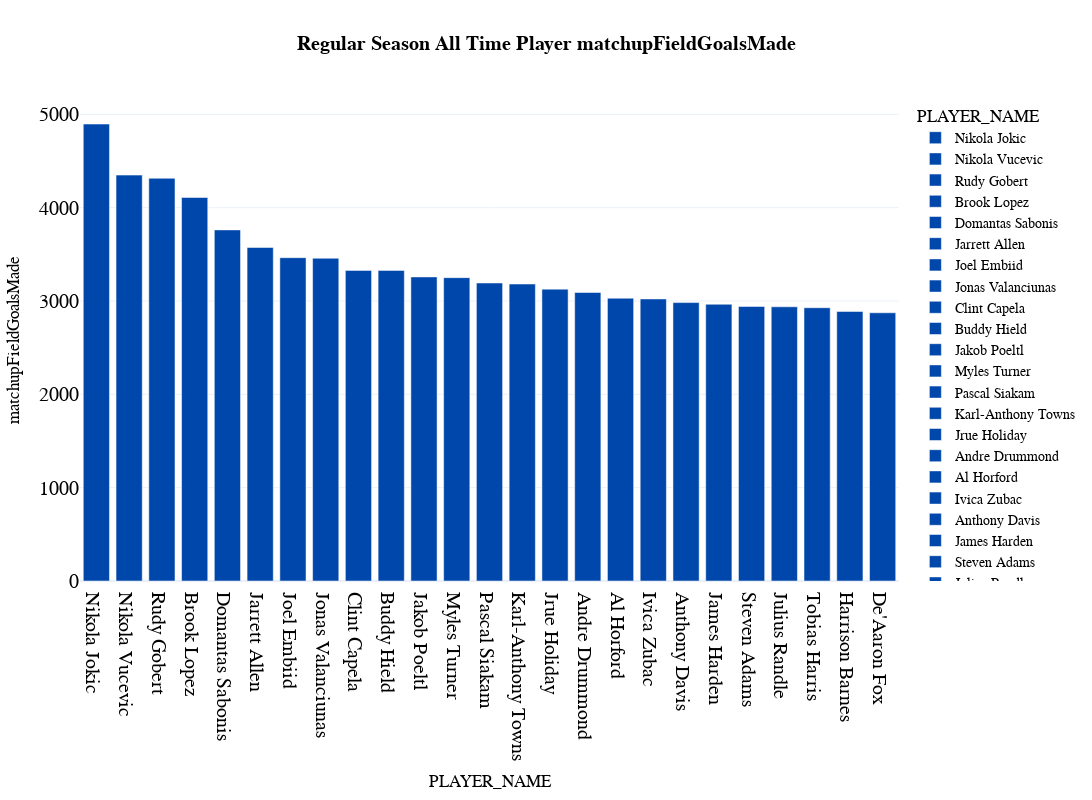

The code cell stored with this chart in its notebook:
### Code cell
fig_bar = px.bar(
  df_totals.sort_values(by=sort_category, ascending=False).head(25),
  x='PLAYER_NAME', 
  y=sort_category,
  color='PLAYER_NAME',
  color_discrete_sequence=px.colors.qualitative.G10,
  title="<b>{} All Time Player {}</b>".format(types,sort_category),
  template="plotly_white",
  hover_data=['blocks', 'defensiveRebounds', 'matchupAssists',
       'matchupFieldGoalPercentage', 'matchupFieldGoalsAttempted',
       'matchupFieldGoalsMade',
       'matchupThreePointerPercentage', 'matchupThreePointersAttempted',
       'matchupThreePointersMade', 'matchupTurnovers',
       'playerPoints', 'steals', 'switchesOn'], 
  height=800, 
  width=1200,
  )

fig_bar.update_layout(
    title_x=0.5,
    hoverlabel=dict(
        bgcolor="white",
        font_size=16,
        font_family="PT Sans Narrow"
    ),
    yaxis = dict(tickfont = dict(size=20)),
    xaxis = dict(tickfont = dict(size=20)),
    font=dict(
        family="PT Sans Narrow",
        size=14,
        color="Black"
    ),
    title_font_family="PT Sans Narrow"
)
fig_bar.update_traces(marker_color='#0047ab')
fig_bar

### Figure 1 — Plotly figure (JSON) as saved in the notebook; plotly's stock layout.template omitted (floating-point values rounded to 4 significant figures)
{"data": [{"alignmentgroup": "True", "customdata": [[384, 4572, 2474, 0.4942, 9906, 0.3639, 2212, 805, 1270, 11308, 678, 0]], "hovertemplate": "PLAYER_NAME=%{x}<br>matchupFieldGoalsMade=%{y}<br>blocks=%{customdata[0]}<br>defensiveRebounds=%{customdata[1]}<br>matchupAssists=%{customdata[2]}<br>matchupFieldGoalPercentage=%{customdata[3]}<br>matchupFieldGoalsAttempted=%{customdata[4]}<br>matchupThreePointerPercentage=%{customdata[5]}<br>matchupThreePointersAttempted=%{customdata[6]}<br>matchupThreePointersMade=%{customdata[7]}<br>matchupTurnovers=%{customdata[8]}<br>playerPoints=%{customdata[9]}<br>steals=%{customdata[10]}<br>switchesOn=%{customdata[11]}<extra></extra>", "legendgroup": "Nikola Jokic", "marker": {"color": "#0047ab", "pattern": {"shape": ""}}, "name": "Nikola Jokic", "offsetgroup": "Nikola Jokic", "orientation": "v", "showlegend": true, "textposition": "auto", "type": "bar", "x": ["Nikola Jokic"], "xaxis": "x", "y": [4896], "yaxis": "y"}, {"alignmentgroup": "True", "customdata": [[430, 4326, 2294, 0.4958, 8771, 0.3705, 1846, 684, 1128, 10193, 433, 0]], "hovertemplate": "PLAYER_NAME=%{x}<br>matchupFieldGoalsMade=%{y}<br>blocks=%{customdata[0]}<br>defensiveRebounds=%{customdata[1]}<br>matchupAssists=%{customdata[2]}<br>matchupFieldGoalPercentage=%{customdata[3]}<br>matchupFieldGoalsAttempted=%{customdata[4]}<br>matchupThreePointerPercentage=%{customdata[5]}<br>matchupThreePointersAttempted=%{customdata[6]}<br>matchupThreePointersMade=%{customdata[7]}<br>matchupTurnovers=%{customdata[8]}<br>playerPoints=%{customdata[9]}<br>steals=%{customdata[10]}<br>switchesOn=%{customdata[11]}<extra></extra>", "legendgroup": "Nikola Vucevic", "marker": {"color": "#0047ab", "pattern": {"shape": ""}}, "name": "Nikola Vucevic", "offsetgroup": "Nikola Vucevic", "orientation": "v", "showlegend": true, "textposition": "auto", "type": "bar", "x": ["Nikola Vucevic"], "xaxis": "x", "y": [4349], "yaxis": "y"}, {"alignmentgroup": "True", "customdata": [[1030, 4562, 2011, 0.4334, 9956, 0.3371, 2097, 707, 1142, 10107, 351, 0]], "hovertemplate": "PLAYER_NAME=%{x}<br>matchupFieldGoalsMade=%{y}<br>blocks=%{customdata[0]}<br>defensiveRebounds=%{customdata[1]}<br>matchupAssists=%{customdata[2]}<br>matchupFieldGoalPercentage=%{customdata[3]}<br>matchupFieldGoalsAttempted=%{customdata[4]}<br>matchupThreePointerPercentage=%{customdata[5]}<br>matchupThreePointersAttempted=%{customdata[6]}<br>matchupThreePointersMade=%{customdata[7]}<br>matchupTurnovers=%{customdata[8]}<br>playerPoints=%{customdata[9]}<br>steals=%{customdata[10]}<br>switchesOn=%{customdata[11]}<extra></extra>", "legendgroup": "Rudy Gobert", "marker": {"color": "#0047ab", "pattern": {"shape": ""}}, "name": "Rudy Gobert", "offsetgroup": "Rudy Gobert", "orientation": "v", "showlegend": true, "textposition": "auto", "type": "bar", "x": ["Rudy Gobert"], "xaxis": "x", "y": [4315], "yaxis": "y"}, {"alignmentgroup": "True", "customdata": [[938, 1767, 1936, 0.4517, 9096, 0.3743, 2172, 813, 886, 9716, 255, 0]], "hovertemplate": "PLAYER_NAME=%{x}<br>matchupFieldGoalsMade=%{y}<br>blocks=%{customdata[0]}<br>defensiveRebounds=%{customdata[1]}<br>matchupAssists=%{customdata[2]}<br>matchupFieldGoalPercentage=%{customdata[3]}<br>matchupFieldGoalsAttempted=%{customdata[4]}<br>matchupThreePointerPercentage=%{customdata[5]}<br>matchupThreePointersAttempted=%{customdata[6]}<br>matchupThreePointersMade=%{customdata[7]}<br>matchupTurnovers=%{customdata[8]}<br>playerPoints=%{customdata[9]}<br>steals=%{customdata[10]}<br>switchesOn=%{customdata[11]}<extra></extra>", "legendgroup": "Brook Lopez", "marker": {"color": "#0047ab", "pattern": {"shape": ""}}, "name": "Brook Lopez", "offsetgroup": "Brook Lopez", "orientation": "v", "showlegend": true, "textposition": "auto", "type": "bar", "x": ["Brook Lopez"], "xaxis": "x", "y": [4109], "yaxis": "y"}, {"alignmentgroup": "True", "customdata": [[239, 4184, 2067, 0.4837, 7777, 0.3633, 1723, 626, 1123, 9030, 409, 0]], "hovertemplate": "PLAYER_NAME=%{x}<br>matchupFieldGoalsMade=%{y}<br>blocks=%{customdata[0]}<br>defensiveRebounds=%{customdata[1]}<br>matchupAssists=%{customdata[2]}<br>matchupFieldGoalPercentage=%{customdata[3]}<br>matchupFieldGoalsAttempted=%{customdata[4]}<br>matchupThreePointerPercentage=%{customdata[5]}<br>matchupThreePointersAttempted=%{customdata[6]}<br>matchupThreePointersMade=%{customdata[7]}<br>matchupTurnovers=%{customdata[8]}<br>playerPoints=%{customdata[9]}<br>steals=%{customdata[10]}<br>switchesOn=%{customdata[11]}<extra></extra>", "legendgroup": "Domantas Sabonis", "marker": {"color": "#0047ab", "pattern": {"shape": ""}}, "name": "Domantas Sabonis", "offsetgroup": "Domantas Sabonis", "orientation": "v", "showlegend": true, "textposition": "auto", "type": "bar", "x": ["Domantas Sabonis"], "xaxis": "x", "y": [3762], "yaxis": "y"}, {"alignmentgroup": "True", "customdata": [[627, 3030, 1773, 0.4669, 7653, 0.3494, 1577, 551, 946, 8384, 294, 0]], "hovertemplate": "PLAYER_NAME=%{x}<br>matchupFieldGoalsMade=%{y}<br>blocks=%{customdata[0]}<br>defensiveRebounds=%{customdata[1]}<br>matchupAssists=%{customdata[2]}<br>matchupFieldGoalPercentage=%{customdata[3]}<br>matchupFieldGoalsAttempted=%{customdata[4]}<br>matchupThreePointerPercentage=%{customdata[5]}<br>matchupThreePointersAttempted=%{customdata[6]}<br>matchupThreePointersMade=%{customdata[7]}<br>matchupTurnovers=%{customdata[8]}<br>playerPoints=%{customdata[9]}<br>steals=%{customdata[10]}<br>switchesOn=%{customdata[11]}<extra></extra>", "legendgroup": "Jarrett Allen", "marker": {"color": "#0047ab", "pattern": {"shape": ""}}, "name": "Jarrett Allen", "offsetgroup": "Jarrett Allen", "orientation": "v", "showlegend": true, "textposition": "auto", "type": "bar", "x": ["Jarrett Allen"], "xaxis": "x", "y": [3573], "yaxis": "y"}, {"alignmentgroup": "True", "customdata": [[635, 3645, 1625, 0.4507, 7685, 0.3471, 1694, 588, 841, 8247, 365, 0]], "hovertemplate": "PLAYER_NAME=%{x}<br>matchupFieldGoalsMade=%{y}<br>blocks=%{customdata[0]}<br>defensiveRebounds=%{customdata[1]}<br>matchupAssists=%{customdata[2]}<br>matchupFieldGoalPercentage=%{customdata[3]}<br>matchupFieldGoalsAttempted=%{customdata[4]}<br>matchupThreePointerPercentage=%{customdata[5]}<br>matchupThreePointersAttempted=%{customdata[6]}<br>matchupThreePointersMade=%{customdata[7]}<br>matchupTurnovers=%{customdata[8]}<br>playerPoints=%{customdata[9]}<br>steals=%{customdata[10]}<br>switchesOn=%{customdata[11]}<extra></extra>", "legendgroup": "Joel Embiid", "marker": {"color": "#0047ab", "pattern": {"shape": ""}}, "name": "Joel Embiid", "offsetgroup": "Joel Embiid", "orientation": "v", "showlegend": true, "textposition": "auto", "type": "bar", "x": ["Joel Embiid"], "xaxis": "x", "y": [3464], "yaxis": "y"}, {"alignmentgroup": "True", "customdata": [[432, 3616, 1721, 0.483, 7159, 0.3672, 1476, 542, 836, 8203, 205, 0]], "hovertemplate": "PLAYER_NAME=%{x}<br>matchupFieldGoalsMade=%{y}<br>blocks=%{customdata[0]}<br>defensiveRebounds=%{customdata[1]}<br>matchupAssists=%{customdata[2]}<br>matchupFieldGoalPercentage=%{customdata[3]}<br>matchupFieldGoalsAttempted=%{customdata[4]}<br>matchupThreePointerPercentage=%{customdata[5]}<br>matchupThreePointersAttempted=%{customdata[6]}<br>matchupThreePointersMade=%{customdata[7]}<br>matchupTurnovers=%{customdata[8]}<br>playerPoints=%{customdata[9]}<br>steals=%{customdata[10]}<br>switchesOn=%{customdata[11]}<extra></extra>", "legendgroup": "Jonas Valanciunas", "marker": {"color": "#0047ab", "pattern": {"shape": ""}}, "name": "Jonas Valanciunas", "offsetgroup": "Jonas Valanciunas", "orientation": "v", "showlegend": true, "textposition": "auto", "type": "bar", "x": ["Jonas Valanciunas"], "xaxis": "x", "y": [3458], "yaxis": "y"}, {"alignmentgroup": "True", "customdata": [[716, 3567, 1771, 0.4792, 6945, 0.3585, 1523, 546, 911, 7753, 320, 0]], "hovertemplate": "PLAYER_NAME=%{x}<br>matchupFieldGoalsMade=%{y}<br>blocks=%{customdata[0]}<br>defensiveRebounds=%{customdata[1]}<br>matchupAssists=%{customdata[2]}<br>matchupFieldGoalPercentage=%{customdata[3]}<br>matchupFieldGoalsAttempted=%{customdata[4]}<br>matchupThreePointerPercentage=%{customdata[5]}<br>matchupThreePointersAttempted=%{customdata[6]}<br>matchupThreePointersMade=%{customdata[7]}<br>matchupTurnovers=%{customdata[8]}<br>playerPoints=%{customdata[9]}<br>steals=%{customdata[10]}<br>switchesOn=%{customdata[11]}<extra></extra>", "legendgroup": "Clint Capela", "marker": {"color": "#0047ab", "pattern": {"shape": ""}}, "name": "Clint Capela", "offsetgroup": "Clint Capela", "orientation": "v", "showlegend": true, "textposition": "auto", "type": "bar", "x": ["Clint Capela"], "xaxis": "x", "y": [3328], "yaxis": "y"}, {"alignmentgroup": "True", "customdata": [[195, 1954, 1574, 0.488, 6820, 0.3574, 2297, 821, 802, 8228, 505, 0]], "hovertemplate": "PLAYER_NAME=%{x}<br>matchupFieldGoalsMade=%{y}<br>blocks=%{customdata[0]}<br>defensiveRebounds=%{customdata[1]}<br>matchupAssists=%{customdata[2]}<br>matchupFieldGoalPercentage=%{customdata[3]}<br>matchupFieldGoalsAttempted=%{customdata[4]}<br>matchupThreePointerPercentage=%{customdata[5]}<br>matchupThreePointersAttempted=%{customdata[6]}<br>matchupThreePointersMade=%{customdata[7]}<br>matchupTurnovers=%{customdata[8]}<br>playerPoints=%{customdata[9]}<br>steals=%{customdata[10]}<br>switchesOn=%{customdata[11]}<extra></extra>", "legendgroup": "Buddy Hield", "marker": {"color": "#0047ab", "pattern": {"shape": ""}}, "name": "Buddy Hield", "offsetgroup": "Buddy Hield", "orientation": "v", "showlegend": true, "textposition": "auto", "type": "bar", "x": ["Buddy Hield"], "xaxis": "x", "y": [3328], "yaxis": "y"}, {"alignmentgroup": "True", "customdata": [[665, 2097, 1628, 0.4772, 6828, 0.3729, 1440, 537, 864, 7798, 298, 0]], "hovertemplate": "PLAYER_NAME=%{x}<br>matchupFieldGoalsMade=%{y}<br>blocks=%{customdata[0]}<br>defensiveRebounds=%{customdata[1]}<br>matchupAssists=%{customdata[2]}<br>matchupFieldGoalPercentage=%{customdata[3]}<br>matchupFieldGoalsAttempted=%{customdata[4]}<br>matchupThreePointerPercentage=%{customdata[5]}<br>matchupThreePointersAttempted=%{customdata[6]}<br>matchupThreePointersMade=%{customdata[7]}<br>matchupTurnovers=%{customdata[8]}<br>playerPoints=%{customdata[9]}<br>steals=%{customdata[10]}<br>switchesOn=%{customdata[11]}<extra></extra>", "legendgroup": "Jakob Poeltl", "marker": {"color": "#0047ab", "pattern": {"shape": ""}}, "name": "Jakob Poeltl", "offsetgroup": "Jakob Poeltl", "orientation": "v", "showlegend": true, "textposition": "auto", "type": "bar", "x": ["Jakob Poeltl"], "xaxis": "x", "y": [3258], "yaxis": "y"}, {"alignmentgroup": "True", "customdata": [[1010, 2348, 1613, 0.4751, 6841, 0.3696, 1445, 534, 931, 7854, 287, 0]], "hovertemplate": "PLAYER_NAME=%{x}<br>matchupFieldGoalsMade=%{y}<br>blocks=%{customdata[0]}<br>defensiveRebounds=%{customdata[1]}<br>matchupAssists=%{customdata[2]}<br>matchupFieldGoalPercentage=%{customdata[3]}<br>matchupFieldGoalsAttempted=%{customdata[4]}<br>matchupThreePointerPercentage=%{customdata[5]}<br>matchupThreePointersAttempted=%{customdata[6]}<br>matchupThreePointersMade=%{customdata[7]}<br>matchupTurnovers=%{customdata[8]}<br>playerPoints=%{customdata[9]}<br>steals=%{customdata[10]}<br>switchesOn=%{customdata[11]}<extra></extra>", "legendgroup": "Myles Turner", "marker": {"color": "#0047ab", "pattern": {"shape": ""}}, "name": "Myles Turner", "offsetgroup": "Myles Turner", "orientation": "v", "showlegend": true, "textposition": "auto", "type": "bar", "x": ["Myles Turner"], "xaxis": "x", "y": [3250], "yaxis": "y"}, {"alignmentgroup": "True", "customdata": [[287, 2698, 1627, 0.4661, 6851, 0.3582, 2538, 909, 938, 8087, 473, 0]], "hovertemplate": "PLAYER_NAME=%{x}<br>matchupFieldGoalsMade=%{y}<br>blocks=%{customdata[0]}<br>defensiveRebounds=%{customdata[1]}<br>matchupAssists=%{customdata[2]}<br>matchupFieldGoalPercentage=%{customdata[3]}<br>matchupFieldGoalsAttempted=%{customdata[4]}<br>matchupThreePointerPercentage=%{customdata[5]}<br>matchupThreePointersAttempted=%{customdata[6]}<br>matchupThreePointersMade=%{customdata[7]}<br>matchupTurnovers=%{customdata[8]}<br>playerPoints=%{customdata[9]}<br>steals=%{customdata[10]}<br>switchesOn=%{customdata[11]}<extra></extra>", "legendgroup": "Pascal Siakam", "marker": {"color": "#0047ab", "pattern": {"shape": ""}}, "name": "Pascal Siakam", "offsetgroup": "Pascal Siakam", "orientation": "v", "showlegend": true, "textposition": "auto", "type": "bar", "x": ["Pascal Siakam"], "xaxis": "x", "y": [3193], "yaxis": "y"}, {"alignmentgroup": "True", "customdata": [[480, 3286, 1604, 0.4768, 6673, 0.3861, 1800, 695, 881, 7822, 338, 0]], "hovertemplate": "PLAYER_NAME=%{x}<br>matchupFieldGoalsMade=%{y}<br>blocks=%{customdata[0]}<br>defensiveRebounds=%{customdata[1]}<br>matchupAssists=%{customdata[2]}<br>matchupFieldGoalPercentage=%{customdata[3]}<br>matchupFieldGoalsAttempted=%{customdata[4]}<br>matchupThreePointerPercentage=%{customdata[5]}<br>matchupThreePointersAttempted=%{customdata[6]}<br>matchupThreePointersMade=%{customdata[7]}<br>matchupTurnovers=%{customdata[8]}<br>playerPoints=%{customdata[9]}<br>steals=%{customdata[10]}<br>switchesOn=%{customdata[11]}<extra></extra>", "legendgroup": "Karl-Anthony Towns", "marker": {"color": "#0047ab", "pattern": {"shape": ""}}, "name": "Karl-Anthony Towns", "offsetgroup": "Karl-Anthony Towns", "orientation": "v", "showlegend": true, "textposition": "auto", "type": "bar", "x": ["Karl-Anthony Towns"], "xaxis": "x", "y": [3182], "yaxis": "y"}, {"alignmentgroup": "True", "customdata": [[310, 1756, 1930, 0.4508, 6936, 0.3637, 2780, 1011, 1025, 7840, 675, 0]], "hovertemplate": "PLAYER_NAME=%{x}<br>matchupFieldGoalsMade=%{y}<br>blocks=%{customdata[0]}<br>defensiveRebounds=%{customdata[1]}<br>matchupAssists=%{customdata[2]}<br>matchupFieldGoalPercentage=%{customdata[3]}<br>matchupFieldGoalsAttempted=%{customdata[4]}<br>matchupThreePointerPercentage=%{customdata[5]}<br>matchupThreePointersAttempted=%{customdata[6]}<br>matchupThreePointersMade=%{customdata[7]}<br>matchupTurnovers=%{customdata[8]}<br>playerPoints=%{customdata[9]}<br>steals=%{customdata[10]}<br>switchesOn=%{customdata[11]}<extra></extra>", "legendgroup": "Jrue Holiday", "marker": {"color": "#0047ab", "pattern": {"shape": ""}}, "name": "Jrue Holiday", "offsetgroup": "Jrue Holiday", "orientation": "v", "showlegend": true, "textposition": "auto", "type": "bar", "x": ["Jrue Holiday"], "xaxis": "x", "y": [3127], "yaxis": "y"}, {"alignmentgroup": "True", "customdata": [[549, 3843, 1367, 0.499, 6194, 0.3831, 1488, 570, 867, 7406, 615, 0]], "hovertemplate": "PLAYER_NAME=%{x}<br>matchupFieldGoalsMade=%{y}<br>blocks=%{customdata[0]}<br>defensiveRebounds=%{customdata[1]}<br>matchupAssists=%{customdata[2]}<br>matchupFieldGoalPercentage=%{customdata[3]}<br>matchupFieldGoalsAttempted=%{customdata[4]}<br>matchupThreePointerPercentage=%{customdata[5]}<br>matchupThreePointersAttempted=%{customdata[6]}<br>matchupThreePointersMade=%{customdata[7]}<br>matchupTurnovers=%{customdata[8]}<br>playerPoints=%{customdata[9]}<br>steals=%{customdata[10]}<br>switchesOn=%{customdata[11]}<extra></extra>", "legendgroup": "Andre Drummond", "marker": {"color": "#0047ab", "pattern": {"shape": ""}}, "name": "Andre Drummond", "offsetgroup": "Andre Drummond", "orientation": "v", "showlegend": true, "textposition": "auto", "type": "bar", "x": ["Andre Drummond"], "xaxis": "x", "y": [3091], "yaxis": "y"}, {"alignmentgroup": "True", "customdata": [[464, 2328, 1522, 0.4504, 6727, 0.3337, 1852, 618, 806, 7208, 295, 0]], "hovertemplate": "PLAYER_NAME=%{x}<br>matchupFieldGoalsMade=%{y}<br>blocks=%{customdata[0]}<br>defensiveRebounds=%{customdata[1]}<br>matchupAssists=%{customdata[2]}<br>matchupFieldGoalPercentage=%{customdata[3]}<br>matchupFieldGoalsAttempted=%{customdata[4]}<br>matchupThreePointerPercentage=%{customdata[5]}<br>matchupThreePointersAttempted=%{customdata[6]}<br>matchupThreePointersMade=%{customdata[7]}<br>matchupTurnovers=%{customdata[8]}<br>playerPoints=%{customdata[9]}<br>steals=%{customdata[10]}<br>switchesOn=%{customdata[11]}<extra></extra>", "legendgroup": "Al Horford", "marker": {"color": "#0047ab", "pattern": {"shape": ""}}, "name": "Al Horford", "offsetgroup": "Al Horford", "orientation": "v", "showlegend": true, "textposition": "auto", "type": "bar", "x": ["Al Horford"], "xaxis": "x", "y": [3030], "yaxis": "y"}, {"alignmentgroup": "True", "customdata": [[452, 2378, 1506, 0.4568, 6615, 0.3896, 1499, 584, 796, 7462, 149, 0]], "hovertemplate": "PLAYER_NAME=%{x}<br>matchupFieldGoalsMade=%{y}<br>blocks=%{customdata[0]}<br>defensiveRebounds=%{customdata[1]}<br>matchupAssists=%{customdata[2]}<br>matchupFieldGoalPercentage=%{customdata[3]}<br>matchupFieldGoalsAttempted=%{customdata[4]}<br>matchupThreePointerPercentage=%{customdata[5]}<br>matchupThreePointersAttempted=%{customdata[6]}<br>matchupThreePointersMade=%{customdata[7]}<br>matchupTurnovers=%{customdata[8]}<br>playerPoints=%{customdata[9]}<br>steals=%{customdata[10]}<br>switchesOn=%{customdata[11]}<extra></extra>", "legendgroup": "Ivica Zubac", "marker": {"color": "#0047ab", "pattern": {"shape": ""}}, "name": "Ivica Zubac", "offsetgroup": "Ivica Zubac", "orientation": "v", "showlegend": true, "textposition": "auto", "type": "bar", "x": ["Ivica Zubac"], "xaxis": "x", "y": [3022], "yaxis": "y"}, {"alignmentgroup": "True", "customdata": [[910, 3308, 1642, 0.4399, 6781, 0.3417, 2028, 693, 856, 7293, 536, 0]], "hovertemplate": "PLAYER_NAME=%{x}<br>matchupFieldGoalsMade=%{y}<br>blocks=%{customdata[0]}<br>defensiveRebounds=%{customdata[1]}<br>matchupAssists=%{customdata[2]}<br>matchupFieldGoalPercentage=%{customdata[3]}<br>matchupFieldGoalsAttempted=%{customdata[4]}<br>matchupThreePointerPercentage=%{customdata[5]}<br>matchupThreePointersAttempted=%{customdata[6]}<br>matchupThreePointersMade=%{customdata[7]}<br>matchupTurnovers=%{customdata[8]}<br>playerPoints=%{customdata[9]}<br>steals=%{customdata[10]}<br>switchesOn=%{customdata[11]}<extra></extra>", "legendgroup": "Anthony Davis", "marker": {"color": "#0047ab", "pattern": {"shape": ""}}, "name": "Anthony Davis", "offsetgroup": "Anthony Davis", "orientation": "v", "showlegend": true, "textposition": "auto", "type": "bar", "x": ["Anthony Davis"], "xaxis": "x", "y": [2983], "yaxis": "y"}, {"alignmentgroup": "True", "customdata": [[324, 2574, 1380, 0.4646, 6382, 0.349, 2298, 802, 916, 7319, 689, 0]], "hovertemplate": "PLAYER_NAME=%{x}<br>matchupFieldGoalsMade=%{y}<br>blocks=%{customdata[0]}<br>defensiveRebounds=%{customdata[1]}<br>matchupAssists=%{customdata[2]}<br>matchupFieldGoalPercentage=%{customdata[3]}<br>matchupFieldGoalsAttempted=%{customdata[4]}<br>matchupThreePointerPercentage=%{customdata[5]}<br>matchupThreePointersAttempted=%{customdata[6]}<br>matchupThreePointersMade=%{customdata[7]}<br>matchupTurnovers=%{customdata[8]}<br>playerPoints=%{customdata[9]}<br>steals=%{customdata[10]}<br>switchesOn=%{customdata[11]}<extra></extra>", "legendgroup": "James Harden", "marker": {"color": "#0047ab", "pattern": {"shape": ""}}, "name": "James Harden", "offsetgroup": "James Harden", "orientation": "v", "showlegend": true, "textposition": "auto", "type": "bar", "x": ["James Harden"], "xaxis": "x", "y": [2965], "yaxis": "y"}, {"alignmentgroup": "True", "customdata": [[363, 2022, 1630, 0.4722, 6228, 0.3635, 1483, 539, 850, 6849, 413, 0]], "hovertemplate": "PLAYER_NAME=%{x}<br>matchupFieldGoalsMade=%{y}<br>blocks=%{customdata[0]}<br>defensiveRebounds=%{customdata[1]}<br>matchupAssists=%{customdata[2]}<br>matchupFieldGoalPercentage=%{customdata[3]}<br>matchupFieldGoalsAttempted=%{customdata[4]}<br>matchupThreePointerPercentage=%{customdata[5]}<br>matchupThreePointersAttempted=%{customdata[6]}<br>matchupThreePointersMade=%{customdata[7]}<br>matchupTurnovers=%{customdata[8]}<br>playerPoints=%{customdata[9]}<br>steals=%{customdata[10]}<br>switchesOn=%{customdata[11]}<extra></extra>", "legendgroup": "Steven Adams", "marker": {"color": "#0047ab", "pattern": {"shape": ""}}, "name": "Steven Adams", "offsetgroup": "Steven Adams", "orientation": "v", "showlegend": true, "textposition": "auto", "type": "bar", "x": ["Steven Adams"], "xaxis": "x", "y": [2941], "yaxis": "y"}, {"alignmentgroup": "True", "customdata": [[202, 3598, 1453, 0.4539, 6473, 0.3623, 2368, 858, 739, 7474, 337, 0]], "hovertemplate": "PLAYER_NAME=%{x}<br>matchupFieldGoalsMade=%{y}<br>blocks=%{customdata[0]}<br>defensiveRebounds=%{customdata[1]}<br>matchupAssists=%{customdata[2]}<br>matchupFieldGoalPercentage=%{customdata[3]}<br>matchupFieldGoalsAttempted=%{customdata[4]}<br>matchupThreePointerPercentage=%{customdata[5]}<br>matchupThreePointersAttempted=%{customdata[6]}<br>matchupThreePointersMade=%{customdata[7]}<br>matchupTurnovers=%{customdata[8]}<br>playerPoints=%{customdata[9]}<br>steals=%{customdata[10]}<br>switchesOn=%{customdata[11]}<extra></extra>", "legendgroup": "Julius Randle", "marker": {"color": "#0047ab", "pattern": {"shape": ""}}, "name": "Julius Randle", "offsetgroup": "Julius Randle", "orientation": "v", "showlegend": true, "textposition": "auto", "type": "bar", "x": ["Julius Randle"], "xaxis": "x", "y": [2938], "yaxis": "y"}, {"alignmentgroup": "True", "customdata": [[291, 2881, 1556, 0.4698, 6232, 0.3494, 2095, 732, 731, 7345, 414, 0]], "hovertemplate": "PLAYER_NAME=%{x}<br>matchupFieldGoalsMade=%{y}<br>blocks=%{customdata[0]}<br>defensiveRebounds=%{customdata[1]}<br>matchupAssists=%{customdata[2]}<br>matchupFieldGoalPercentage=%{customdata[3]}<br>matchupFieldGoalsAttempted=%{customdata[4]}<br>matchupThreePointerPercentage=%{customdata[5]}<br>matchupThreePointersAttempted=%{customdata[6]}<br>matchupThreePointersMade=%{customdata[7]}<br>matchupTurnovers=%{customdata[8]}<br>playerPoints=%{customdata[9]}<br>steals=%{customdata[10]}<br>switchesOn=%{customdata[11]}<extra></extra>", "legendgroup": "Tobias Harris", "marker": {"color": "#0047ab", "pattern": {"shape": ""}}, "name": "Tobias Harris", "offsetgroup": "Tobias Harris", "orientation": "v", "showlegend": true, "textposition": "auto", "type": "bar", "x": ["Tobias Harris"], "xaxis": "x", "y": [2928], "yaxis": "y"}, {"alignmentgroup": "True", "customdata": [[86, 2095, 1567, 0.4752, 6077, 0.3794, 2248, 853, 740, 7028, 348, 0]], "hovertemplate": "PLAYER_NAME=%{x}<br>matchupFieldGoalsMade=%{y}<br>blocks=%{customdata[0]}<br>defensiveRebounds=%{customdata[1]}<br>matchupAssists=%{customdata[2]}<br>matchupFieldGoalPercentage=%{customdata[3]}<br>matchupFieldGoalsAttempted=%{customdata[4]}<br>matchupThreePointerPercentage=%{customdata[5]}<br>matchupThreePointersAttempted=%{customdata[6]}<br>matchupThreePointersMade=%{customdata[7]}<br>matchupTurnovers=%{customdata[8]}<br>playerPoints=%{customdata[9]}<br>steals=%{customdata[10]}<br>switchesOn=%{customdata[11]}<extra></extra>", "legendgroup": "Harrison Barnes", "marker": {"color": "#0047ab", "pattern": {"shape": ""}}, "name": "Harrison Barnes", "offsetgroup": "Harrison Barnes", "orientation": "v", "showlegend": true, "textposition": "auto", "type": "bar", "x": ["Harrison Barnes"], "xaxis": "x", "y": [2888], "yaxis": "y"}, {"alignmentgroup": "True", "customdata": [[196, 1506, 1941, 0.4848, 5928, 0.3755, 2522, 947, 968, 7496, 665, 0]], "hovertemplate": "PLAYER_NAME=%{x}<br>matchupFieldGoalsMade=%{y}<br>blocks=%{customdata[0]}<br>defensiveRebounds=%{customdata[1]}<br>matchupAssists=%{customdata[2]}<br>matchupFieldGoalPercentage=%{customdata[3]}<br>matchupFieldGoalsAttempted=%{customdata[4]}<br>matchupThreePointerPercentage=%{customdata[5]}<br>matchupThreePointersAttempted=%{customdata[6]}<br>matchupThreePointersMade=%{customdata[7]}<br>matchupTurnovers=%{customdata[8]}<br>playerPoints=%{customdata[9]}<br>steals=%{customdata[10]}<br>switchesOn=%{customdata[11]}<extra></extra>", "legendgroup": "De'Aaron Fox", "marker": {"color": "#0047ab", "pattern": {"shape": ""}}, "name": "De'Aaron Fox", "offsetgroup": "De'Aaron Fox", "orientation": "v", "showlegend": true, "textposition": "auto", "type": "bar", "x": ["De'Aaron Fox"], "xaxis": "x", "y": [2874], "yaxis": "y"}], "layout": {"barmode": "relative", "font": {"color": "Black", "family": "PT Sans Narrow", "size": 14}, "height": 800, "hoverlabel": {"bgcolor": "white", "font": {"family": "PT Sans Narrow", "size": 16}}, "legend": {"title": {"text": "PLAYER_NAME"}, "tracegroupgap": 0}, "title": {"font": {"family": "PT Sans Narrow"}, "text": "<b>Regular Season All Time Player matchupFieldGoalsMade</b>", "x": 0.5}, "width": 1200, "xaxis": {"anchor": "y", "categoryarray": ["Nikola Jokic", "Nikola Vucevic", "Rudy Gobert", "Brook Lopez", "Domantas Sabonis", "Jarrett Allen", "Joel Embiid", "Jonas Valanciunas", "Clint Capela", "Buddy Hield", "Jakob Poeltl", "Myles Turner", "Pascal Siakam", "Karl-Anthony Towns", "Jrue Holiday", "Andre Drummond", "Al Horford", "Ivica Zubac", "Anthony Davis", "James Harden", "Steven Adams", "Julius Randle", "Tobias Harris", "Harrison Barnes", "De'Aaron Fox"], "categoryorder": "array", "domain": [0, 1], "tickfont": {"size": 20}, "title": {"text": "PLAYER_NAME"}}, "yaxis": {"anchor": "x", "domain": [0, 1], "tickfont": {"size": 20}, "title": {"text": "matchupFieldGoalsMade"}}}}
